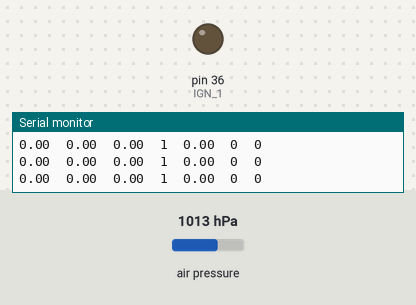
The sketch below on a simulated Arduino Mega 2560, built for the host (arithmetic inside an expression is 32-bit, double 64-bit). Shown: output pins drawn as LEDs (lit = HIGH), the last lines printed to the serial monitor. The test bench sets the inputs (shaded band); at power-on: air pressure 1013 hPa. Storage starts empty.

Above: at 1.2 s.
1.3 s: air pressure set to 1015 hPa
At 2.6 s:
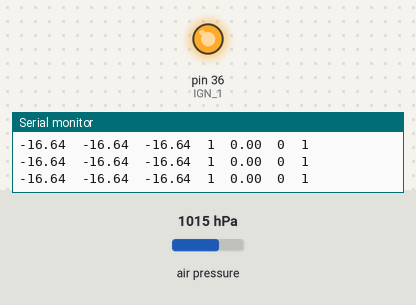
Timing chart, 0 to 7.9 s (numbered marks = the images above; inputs shaded):
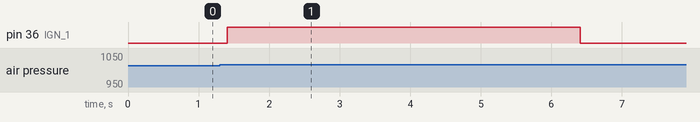

The sketch:

J_Monteiro.ino
```cpp
#include <Adafruit_BMP085.h>
#include <SPI.h>
#include <SD.h>

//============================================================

const int ledPin =  LED_BUILTIN;        // the number of the LED pin
const int chipSelect = 53;

//The following constant is the number of milliseconds we wait to fire the parachute ejection.

const long interval = 5000;           // interval at which to blink (milliseconds)
File myFile;

//=============================================================
#define n 25           //Número de medições para da média móvel
#define numReads 15   //Número de medições para a média da base
#define numFiles 10  //Número de Arquivos
Adafruit_BMP085 bmp;
#define IGN_1 36  /*act1*/
#define IGN_2 61  /*act2*/
#define IGN_3 46  /*act3*/
#define IGN_4 55  /*act4*/
//=============================================================
//-----Variáveis Globais-----

bool parachute_deployment = true;
bool trav = false;

float altitude = 0;              //Altitude
float relative_average;         //Média Relativa
float vet[n] ;                 //Vetor
float Altbase;                //Altitude no solo
float accAltbase = 0;        //Altitude inicial base acumulativa
float futureTime = 0;
float Maximum_height;      //Altura máxima
float previous = 0;       //Altitude anterior
float moving_average;    //Média móvel
float vet2[n];          //Vetor 2
int ledState1 = LOW;

String jFile;
String title;
String n_complete;


unsigned int allTogether;             //Soma
unsigned int apogeeDetection = 0;
unsigned int complement;            //Valor adicionado
unsigned int cont;                 //Contador
unsigned int nameFile;            //Nome do arquivo
unsigned int n_files;            //Número de arquivos
unsigned int num = 0;           //Numero correspondente a strings
unsigned int numberTotal_Text; //Número referente a quantidade de texto

unsigned long previousMillis = 0;  // will store last time LED was updated
//========================================================================

void setup() {

  pinMode(IGN_1, OUTPUT);
  // Open serial communications and wait for port to open:
  Serial.begin(115200);
  if (!bmp.begin()) {
    Serial.println("Could not find a valid BMP085 sensor, check wiring!");
    while (1) {}
    while (!Serial) {
      pinMode(LED_BUILTIN, OUTPUT);
      ; // wait for serial port to connect. Needed for native USB port only
    }
  }
  // see if the card is present and can be initialized:
  if (!SD.begin(chipSelect)) {
    Serial.println("Card failed, or not present");
    // don't do anything more:
    while (1);
  }
  //==========================================================================
  //Sensors

  String dataString = "";
  //dataString += ("Temperature = \t");
  //dataString += (" Pa \t");
  //dataString += ("  Pressure = \t");
  //dataString += (" Pa \t");
  //dataString += ("  Pressure at sealevel (calculated) = \t");
  //dataString += (" Pa \t");
  dataString += ("Height (meters) \t");
  dataString += ("Relative average \t");
  dataString += ("Moving average \t");
  dataString += ("Descent \t");
  dataString += ("Contador \t");
  dataString += ("Apogeu \t");

  //============================================================================

  title = "Jaque";
  nameFile = title.length();
  n_files = true;
  numberTotal_Text = 8;

  while (n_files) {

    complement = String(num).length();
    n_complete = "";
    allTogether = nameFile + complement;

    for (int i = 0; i < (numberTotal_Text - allTogether); i++) {
      n_complete = n_complete + "0";
    }
    jFile = title + n_complete + String(num) + ".txt";
    num = num + 1;
    Serial.println(jFile);

    if (!SD.exists (jFile)) {

      n_files = false;
      myFile = SD.open(jFile, FILE_WRITE);

      // if the file is available, write to it:
      if (myFile) {
        myFile.println(dataString);
        myFile.close();
        // print to the serial port too:
        Serial.println(dataString);
      }
      // if the file isn't open, pop up an error:
      else {
        Serial.println("error opening datalog.txt");
      }
    }
  }

  //=======================================================================

  for (float k = 0; k < numReads; k++) {
    accAltbase = accAltbase + bmp.readAltitude();
  }
  Altbase = accAltbase / numReads;   //Média das medições do foguete na base
  Serial.print(Altbase);
  Serial.println('\t');
}

//===========================================================================

void loop() {

  float Height = 0;
  float current_height;
  String dataString = "";
  unsigned long currentMillis = millis();

  current_height = bmp.readAltitude() - Altbase; //Transformar altitude em altura
  dataString += String(current_height);
  dataString += "\t";

  //===============================================================================
  //Table
  //
  //  Serial.print(bmp.readTemperature() );
  //  Serial.print('\t');
  //
  //  Serial.print( bmp.readPressure()  );
  //  Serial.print('\t');
  //  // Calculate altitude assuming 'standard' barometric
  //  // pressure of 1013.25 millibar = 101325 Pascal
  //  Serial.print( current_Altitude);
  //  Serial.print('\t');
  //
  //  Serial.print( bmp.readSealevelPressure() );
  //  Serial.print('\t');
  //
  //
  //  // vary with weather and such. If it is 1015 millibars
  //  // that is equal to 101500 Pascals.
  //
  //  Serial.print( bmp.readAltitude(101500));
  //  Serial.print('\t');

  //
  //  Serial.print(current_high);
  //  Serial.print('\t');

  //=================================================================================
  //Primeira camada de filtro

  for ( int i = n - 1; i > 0 ; i --) {

    vet[i]  =  vet [i - 1];

  }
  vet[0] = current_height;

  Height = 0;

  for ( int i = 0; i < n ; i ++) {

    Height = Height + vet [i];
  }
  relative_average = Height / n;
  dataString += String(relative_average);
  dataString += "\t";

  //===================================================================================
  //Segunda camada de Fitro

  for ( int i = n - 1; i > 0 ; i --) {

    vet2[i]  =  vet2 [i - 1];

  }
  vet2[0] = relative_average;

  Height = 0;

  for ( int i = 0; i < n ; i ++) {

    Height = Height + vet2[i];
  }
  moving_average = Height / n;
  dataString += String(moving_average);
  dataString += "\t";

  //==================================================================================
  //Apogee detection

  if ( moving_average >= previous ) {
    cont = 0;
    dataString += ("1");
  }

  //adds a point if rocket is descending

  else {
    cont = cont + 1;
    dataString += ("0");     //descending
  }

  dataString += "\t";
  dataString += String(cont / 100.0);
  dataString += "\t";

  if (cont >= 10) {
    parachute_deployment = false;
    apogeeDetection = 1;
    dataString += ("1");             //apogee detect

  }

  else {
    dataString += ("0");
  }
  dataString += "\t";
  previous =  moving_average;

  //==============parachute deployment================
  // if the LED is off turn it on and vice-versa:
  if (parachute_deployment == false &&  apogeeDetection == 1) {

    if ( trav == false){

      trav = true;
     // save the last time you blinked the LED
      futureTime = currentMillis + interval;
    }
    if (currentMillis < futureTime)
   {

      ledState1 = HIGH;

    } else {
      parachute_deployment = true;
      ledState1 = LOW;
    }
  }
  // set the LED with the ledState of the variable:

      digitalWrite(IGN_1, ledState1);
      dataString += String(ledState1);


  File dataFile = SD.open(jFile, FILE_WRITE);

  // if the file is available, write to it:
  if (dataFile) {
    dataFile.println(dataString);
    dataFile.close();
    // print to the serial port too:
    Serial.println(dataString);
  }
  // if the file isn't open, pop up an error:
  else {
    Serial.println("error opening datalog.txt");
  }

}
```

Measured:
- the behaviour switches between 1013 and 1014 hPa on air pressure (found by bisection; images 0 and 1)
- after the input at 1.3 s, pin 36 (IGN_1): LOW → HIGH after 0.11 s, → LOW 5.0 s later
